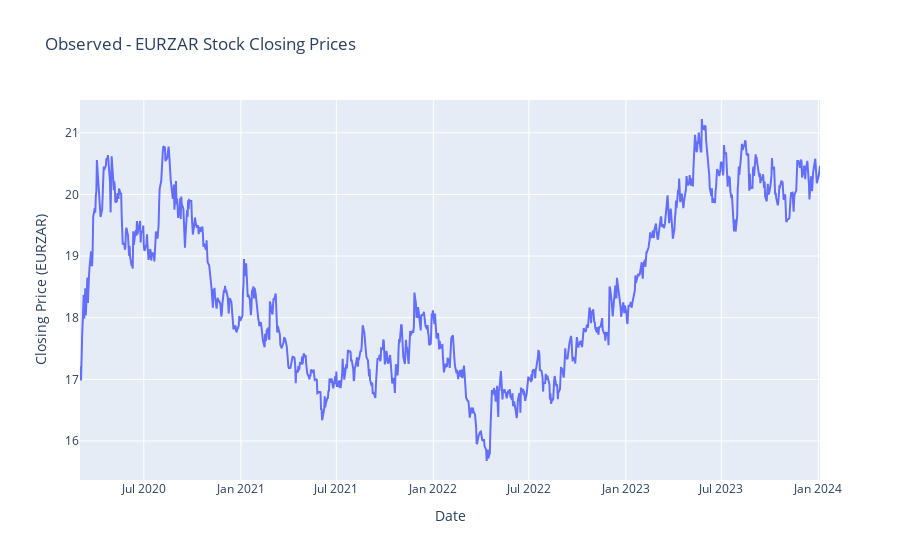

The code cell stored with this chart in its notebook:
### Markdown cell above
## <font color='white'> __3. Machine Learning Process__ </font> <a class="anchor" id="three"></a>

[<font color='mediumpurple'>Back to Index </font>](#index)

There are some fundamentals that have to be considerer for this proces.

__Time Series__ - Is a set of data points ordered in time. Data is equally spaced in time, meaning that it was recorded at every hour, minute, month or quarter.

All time series can be decomposed into three elements through a statitical taks known as _decomposition_. Analyzing each element will help us identify the trend and the seasonal pattern in the data, which is not always straighfoward just by looking at a dataset.

__Components__

* __Observed__ - Time series as it was recorded, where y-axis display the value while the x-axis represents the time. 

* __Trend__ - Represents the slow-moving changes in a time series. It can i though as trying to draw a line through most of the data points to show the general direction of a time series.

* __Seasonal__ - Captures the seasonal variation, which is a cycle that occurs over a fixed period of time. Is obtaind by subtrating trend values from the corresponding observed values.

* __Residuals__ - Is what cannot be explained by either the trend or the seasonal components. Is the beahavour of Trend and Seasonal together, the comparison of the values at each point might be the exact same value in which case the residuals will be zero, in other cases the value is different so the Residuals show what value must be added to Trend and Seasonal in order to adjust the result and get the same value. Resisduals usually correspond to random erros, also termed _white noise_, which is the information that cannot model or predict since it is completly random. Is obtaind by subtrating trend and seasonal values from the corresponding observed values.

### Code cell
fig = px.line(data, x=data.index, y='close', title=f'Observed - {ticker} Stock Closing Prices')
fig.update_xaxes(title_text='Date')
fig.update_yaxes(title_text=f'Closing Price ({ticker})')
fig.show()

### Figure 1 — Plotly figure (JSON) as saved in the notebook; plotly's stock layout.template omitted (floating-point values rounded to 4 significant figures; data arrays with more than 128 entries replaced by an {"elided": "..."} marker saying what was removed)
{"data": [{"hovertemplate": "time=%{x}<br>close=%{y}<extra></extra>", "legendgroup": "", "line": {"color": "#636efa", "dash": "solid"}, "marker": {"symbol": "circle"}, "mode": "lines", "name": "", "orientation": "v", "showlegend": false, "type": "scatter", "x": {"elided": "999 str values"}, "xaxis": "x", "y": {"elided": "999 float values"}, "yaxis": "y"}], "layout": {"legend": {"tracegroupgap": 0}, "title": {"text": "Observed - EURZAR Stock Closing Prices"}, "xaxis": {"anchor": "y", "domain": [0, 1], "title": {"text": "Date"}}, "yaxis": {"anchor": "x", "domain": [0, 1], "title": {"text": "Closing Price (EURZAR)"}}}}
